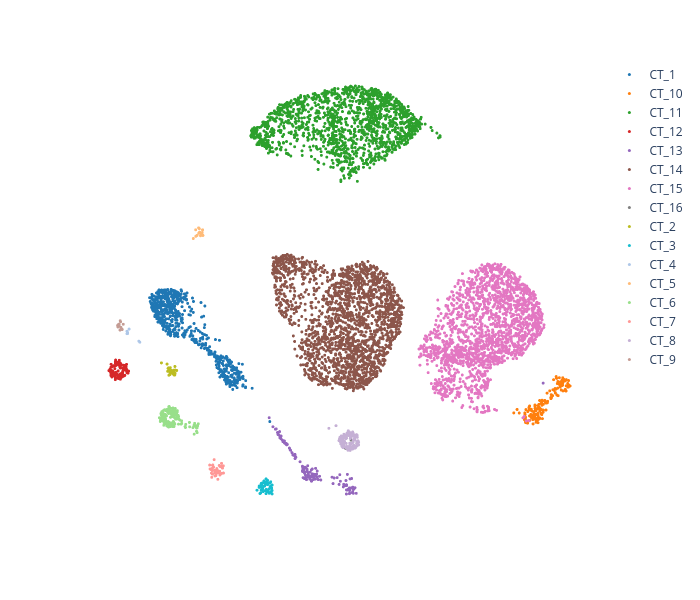

The code cell stored with this chart in its notebook:
### Code cell
actionet.plot_umap_interactive(adata, color = "CellLabel", plot_3d=False, size = 3, color_type="categorical", fig_size=(700, 600), legend=True)

### Figure 1 — Plotly figure (JSON) as saved in the notebook; plotly's stock layout.template omitted (floating-point values rounded to 4 significant figures; data arrays with more than 128 entries replaced by an {"elided": "..."} marker saying what was removed)
{"data": [{"customdata": {"elided": "636x1 str values"}, "hovertemplate": "%{customdata[0]}<extra></extra>", "legendgroup": "CT_1", "marker": {"color": "#1f77b4", "opacity": 1, "size": 3, "symbol": "circle"}, "mode": "markers", "name": "CT_1", "showlegend": true, "type": "scattergl", "x": {"elided": "636 float values"}, "xaxis": "x", "y": {"elided": "636 float values"}, "yaxis": "y"}, {"customdata": {"elided": "153x1 str values"}, "hovertemplate": "%{customdata[0]}<extra></extra>", "legendgroup": "CT_10", "marker": {"color": "#ff7f0e", "opacity": 1, "size": 3, "symbol": "circle"}, "mode": "markers", "name": "CT_10", "showlegend": true, "type": "scattergl", "x": {"elided": "153 float values"}, "xaxis": "x", "y": {"elided": "153 float values"}, "yaxis": "y"}, {"customdata": {"elided": "1523x1 str values"}, "hovertemplate": "%{customdata[0]}<extra></extra>", "legendgroup": "CT_11", "marker": {"color": "#2ca02c", "opacity": 1, "size": 3, "symbol": "circle"}, "mode": "markers", "name": "CT_11", "showlegend": true, "type": "scattergl", "x": {"elided": "1523 float values"}, "xaxis": "x", "y": {"elided": "1523 float values"}, "yaxis": "y"}, {"customdata": [["CT_12"], ["CT_12"], ["CT_12"], ["CT_12"], ["CT_12"], ["CT_12"], ["CT_12"], ["CT_12"], ["CT_12"], ["CT_12"], ["CT_12"], ["CT_12"], ["CT_12"], ["CT_12"], ["CT_12"], ["CT_12"], ["CT_12"], ["CT_12"], ["CT_12"], ["CT_12"], ["CT_12"], ["CT_12"], ["CT_12"], ["CT_12"], ["CT_12"], ["CT_12"], ["CT_12"], ["CT_12"], ["CT_12"], ["CT_12"], ["CT_12"], ["CT_12"], ["CT_12"], ["CT_12"], ["CT_12"], ["CT_12"], ["CT_12"], ["CT_12"], ["CT_12"], ["CT_12"], ["CT_12"], ["CT_12"], ["CT_12"], ["CT_12"], ["CT_12"], ["CT_12"], ["CT_12"], ["CT_12"], ["CT_12"], ["CT_12"], ["CT_12"], ["CT_12"], ["CT_12"], ["CT_12"], ["CT_12"], ["CT_12"], ["CT_12"], ["CT_12"], ["CT_12"], ["CT_12"], ["CT_12"], ["CT_12"], ["CT_12"], ["CT_12"], ["CT_12"], ["CT_12"], ["CT_12"], ["CT_12"], ["CT_12"], ["CT_12"], ["CT_12"], ["CT_12"], ["CT_12"], ["CT_12"], ["CT_12"], ["CT_12"], ["CT_12"], ["CT_12"], ["CT_12"], ["CT_12"], ["CT_12"], ["CT_12"], ["CT_12"], ["CT_12"], ["CT_12"], ["CT_12"], ["CT_12"], ["CT_12"], ["CT_12"], ["CT_12"], ["CT_12"], ["CT_12"], ["CT_12"], ["CT_12"], ["CT_12"], ["CT_12"], ["CT_12"], ["CT_12"], ["CT_12"], ["CT_12"], ["CT_12"], ["CT_12"], ["CT_12"], ["CT_12"], ["CT_12"], ["CT_12"], ["CT_12"]], "hovertemplate": "%{customdata[0]}<extra></extra>", "legendgroup": "CT_12", "marker": {"color": "#d62728", "opacity": 1, "size": 3, "symbol": "circle"}, "mode": "markers", "name": "CT_12", "showlegend": true, "type": "scattergl", "x": [-10.54, -10.57, -10.74, -11.19, -11.02, -11.2, -10.85, -10.77, -11.1, -10.87, -10.98, -10.45, -10.65, -10.62, -11.11, -11.24, -10.72, -11.24, -10.75, -10.58, -11.3, -10.77, -10.49, -10.77, -11.07, -10.65, -10.87, -11.28, -11.23, -10.44, -10.81, -11.2, -10.53, -11.11, -11.0, -10.35, -10.45, -11.23, -11.03, -11.01, -10.6, -10.99, -10.48, -10.76, -10.43, -10.53, -10.38, -10.88, -11.0, -11.05, -10.63, -10.98, -11.26, -11.18, -10.87, -10.42, -11.21, -10.79, -10.76, -10.49, -10.59, -10.88, -10.78, -10.61, -10.66, -11.02, -11.14, -10.92, -10.38, -10.81, -11.04, -10.73, -10.79, -10.9, -11.06, -10.86, -11.19, -10.76, -11.0, -11.34, -10.55, -10.77, -11.23, -10.76, -10.83, -10.84, -11.04, -11.01, -10.82, -10.64, -10.61, -11.02, -11.09, -10.51, -10.92, -11.14, -10.5, -11.0, -10.89, -10.72, -10.89, -11.29, -11.28, -11.0, -10.62, -10.76, -10.65], "xaxis": "x", "y": [-2.828, -2.496, -2.743, -2.911, -3.051, -2.589, -2.936, -2.906, -2.677, -2.988, -2.164, -2.522, -2.642, -2.851, -2.343, -2.419, -2.275, -2.84, -2.35, -2.444, -2.608, -2.814, -2.574, -2.35, -2.839, -2.894, -2.608, -2.509, -2.75, -2.627, -2.292, -2.404, -2.405, -2.367, -2.694, -2.615, -2.274, -2.615, -2.337, -2.341, -2.314, -2.11, -2.402, -2.207, -2.698, -2.333, -2.622, -2.248, -2.227, -2.874, -2.459, -2.669, -2.651, -2.71, -2.814, -2.655, -2.71, -2.244, -2.841, -2.428, -2.332, -2.16, -2.415, -2.538, -2.693, -2.822, -2.828, -2.782, -2.72, -2.181, -2.78, -2.84, -2.21, -2.232, -2.738, -2.303, -2.687, -3.028, -2.053, -2.589, -2.843, -2.964, -2.268, -2.754, -2.836, -2.942, -2.489, -3.003, -2.063, -2.698, -2.875, -2.146, -2.339, -2.478, -2.184, -2.616, -2.576, -2.956, -2.867, -2.946, -2.198, -2.569, -2.631, -2.336, -2.575, -2.461, -2.733], "yaxis": "y"}, {"customdata": {"elided": "130x1 str values"}, "hovertemplate": "%{customdata[0]}<extra></extra>", "legendgroup": "CT_13", "marker": {"color": "#9467bd", "opacity": 1, "size": 3, "symbol": "circle"}, "mode": "markers", "name": "CT_13", "showlegend": true, "type": "scattergl", "x": {"elided": "130 float values"}, "xaxis": "x", "y": {"elided": "130 float values"}, "yaxis": "y"}, {"customdata": {"elided": "2019x1 str values"}, "hovertemplate": "%{customdata[0]}<extra></extra>", "legendgroup": "CT_14", "marker": {"color": "#8c564b", "opacity": 1, "size": 3, "symbol": "circle"}, "mode": "markers", "name": "CT_14", "showlegend": true, "type": "scattergl", "x": {"elided": "2019 float values"}, "xaxis": "x", "y": {"elided": "2019 float values"}, "yaxis": "y"}, {"customdata": {"elided": "1801x1 str values"}, "hovertemplate": "%{customdata[0]}<extra></extra>", "legendgroup": "CT_15", "marker": {"color": "#e377c2", "opacity": 1, "size": 3, "symbol": "circle"}, "mode": "markers", "name": "CT_15", "showlegend": true, "type": "scattergl", "x": {"elided": "1801 float values"}, "xaxis": "x", "y": {"elided": "1801 float values"}, "yaxis": "y"}, {"customdata": [["CT_16"], ["CT_16"], ["CT_16"], ["CT_16"]], "hovertemplate": "%{customdata[0]}<extra></extra>", "legendgroup": "CT_16", "marker": {"color": "#7f7f7f", "opacity": 1, "size": 3, "symbol": "circle"}, "mode": "markers", "name": "CT_16", "showlegend": true, "type": "scattergl", "x": [1.161, 0.5993, 0.4348, 0.8779], "xaxis": "x", "y": [-6.291, -6.552, -6.459, -6.124], "yaxis": "y"}, {"customdata": [["CT_2"], ["CT_2"], ["CT_2"], ["CT_2"], ["CT_2"], ["CT_2"], ["CT_2"], ["CT_2"], ["CT_2"], ["CT_2"], ["CT_2"], ["CT_2"], ["CT_2"], ["CT_2"], ["CT_2"], ["CT_2"], ["CT_2"], ["CT_2"], ["CT_2"], ["CT_2"], ["CT_2"], ["CT_2"], ["CT_2"], ["CT_2"], ["CT_2"]], "hovertemplate": "%{customdata[0]}<extra></extra>", "legendgroup": "CT_2", "marker": {"color": "#bcbd22", "opacity": 1, "size": 3, "symbol": "circle"}, "mode": "markers", "name": "CT_2", "showlegend": true, "type": "scattergl", "x": [-8.298, -8.323, -8.161, -8.242, -8.263, -8.314, -8.406, -7.918, -8.354, -8.294, -8.04, -8.062, -8.242, -8.016, -8.01, -8.042, -8.0, -8.186, -8.043, -8.377, -8.691, -8.095, -8.131, -7.988, -8.263], "xaxis": "x", "y": [-2.559, -2.444, -2.686, -2.757, -2.793, -2.826, -2.258, -2.58, -2.479, -2.62, -2.69, -2.567, -2.441, -2.812, -2.379, -2.818, -2.727, -2.582, -2.719, -2.625, -2.195, -2.768, -2.626, -2.562, -2.689], "yaxis": "y"}, {"customdata": [["CT_3"], ["CT_3"], ["CT_3"], ["CT_3"], ["CT_3"], ["CT_3"], ["CT_3"], ["CT_3"], ["CT_3"], ["CT_3"], ["CT_3"], ["CT_3"], ["CT_3"], ["CT_3"], ["CT_3"], ["CT_3"], ["CT_3"], ["CT_3"], ["CT_3"], ["CT_3"], ["CT_3"], ["CT_3"], ["CT_3"], ["CT_3"], ["CT_3"], ["CT_3"], ["CT_3"], ["CT_3"], ["CT_3"], ["CT_3"], ["CT_3"], ["CT_3"], ["CT_3"], ["CT_3"], ["CT_3"], ["CT_3"], ["CT_3"], ["CT_3"], ["CT_3"], ["CT_3"], ["CT_3"], ["CT_3"], ["CT_3"], ["CT_3"], ["CT_3"], ["CT_3"], ["CT_3"], ["CT_3"], ["CT_3"], ["CT_3"]], "hovertemplate": "%{customdata[0]}<extra></extra>", "legendgroup": "CT_3", "marker": {"color": "#17becf", "opacity": 1, "size": 3, "symbol": "circle"}, "mode": "markers", "name": "CT_3", "showlegend": true, "type": "scattergl", "x": [-3.624, -3.339, -3.412, -3.253, -3.324, -3.104, -3.166, -3.429, -3.626, -3.583, -3.684, -3.454, -3.651, -3.484, -3.253, -3.607, -3.654, -3.52, -3.379, -3.659, -3.87, -3.627, -3.203, -3.759, -3.329, -3.492, -3.286, -3.66, -3.411, -3.263, -3.498, -3.595, -3.212, -3.109, -3.76, -3.556, -3.348, -3.628, -3.111, -3.719, -3.407, -3.409, -3.393, -3.178, -3.401, -3.723, -3.131, -3.219, -3.454, -3.422], "xaxis": "x", "y": [-8.335, -8.176, -8.853, -8.806, -8.747, -8.418, -8.763, -8.342, -8.45, -8.586, -8.817, -8.702, -8.333, -8.307, -8.835, -8.315, -8.333, -8.209, -8.734, -8.348, -8.68, -8.362, -8.487, -8.471, -8.393, -8.479, -8.312, -8.67, -8.101, -8.632, -8.462, -8.626, -8.548, -8.867, -8.535, -8.751, -8.751, -8.565, -8.694, -8.847, -8.646, -8.694, -8.281, -8.25, -8.636, -8.462, -8.572, -8.326, -8.404, -8.265], "yaxis": "y"}, {"customdata": [["CT_4"], ["CT_4"], ["CT_4"], ["CT_4"], ["CT_4"], ["CT_4"], ["CT_4"]], "hovertemplate": "%{customdata[0]}<extra></extra>", "legendgroup": "CT_4", "marker": {"color": "#aec7e8", "opacity": 1, "size": 3, "symbol": "circle"}, "mode": "markers", "name": "CT_4", "showlegend": true, "type": "scattergl", "x": [-10.43, -10.32, -9.83, -10.4, -10.4, -10.43, -9.78], "xaxis": "x", "y": [-0.7112, -0.4764, -1.09, -0.7035, -0.6497, -0.5869, -1.144], "yaxis": "y"}, {"customdata": [["CT_5"], ["CT_5"], ["CT_5"], ["CT_5"], ["CT_5"], ["CT_5"], ["CT_5"], ["CT_5"], ["CT_5"], ["CT_5"], ["CT_5"], ["CT_5"], ["CT_5"], ["CT_5"], ["CT_5"], ["CT_5"], ["CT_5"], ["CT_5"]], "hovertemplate": "%{customdata[0]}<extra></extra>", "legendgroup": "CT_5", "marker": {"color": "#ffbb78", "opacity": 1, "size": 3, "symbol": "circle"}, "mode": "markers", "name": "CT_5", "showlegend": true, "type": "scattergl", "x": [-6.598, -6.766, -6.758, -6.633, -7.084, -6.678, -6.718, -6.809, -6.615, -6.958, -6.614, -6.815, -6.766, -6.777, -6.897, -6.611, -6.761, -6.962], "xaxis": "x", "y": [4.292, 4.437, 4.449, 4.44, 4.135, 4.332, 4.275, 4.404, 4.574, 4.249, 4.581, 4.678, 4.459, 4.636, 4.292, 4.309, 4.452, 4.581], "yaxis": "y"}, {"customdata": {"elided": "146x1 str values"}, "hovertemplate": "%{customdata[0]}<extra></extra>", "legendgroup": "CT_6", "marker": {"color": "#98df8a", "opacity": 1, "size": 3, "symbol": "circle"}, "mode": "markers", "name": "CT_6", "showlegend": true, "type": "scattergl", "x": {"elided": "146 float values"}, "xaxis": "x", "y": {"elided": "146 float values"}, "yaxis": "y"}, {"customdata": [["CT_7"], ["CT_7"], ["CT_7"], ["CT_7"], ["CT_7"], ["CT_7"], ["CT_7"], ["CT_7"], ["CT_7"], ["CT_7"], ["CT_7"], ["CT_7"], ["CT_7"], ["CT_7"], ["CT_7"], ["CT_7"], ["CT_7"], ["CT_7"], ["CT_7"], ["CT_7"], ["CT_7"], ["CT_7"], ["CT_7"], ["CT_7"], ["CT_7"], ["CT_7"], ["CT_7"], ["CT_7"], ["CT_7"], ["CT_7"], ["CT_7"], ["CT_7"], ["CT_7"], ["CT_7"], ["CT_7"], ["CT_7"], ["CT_7"], ["CT_7"], ["CT_7"], ["CT_7"], ["CT_7"]], "hovertemplate": "%{customdata[0]}<extra></extra>", "legendgroup": "CT_7", "marker": {"color": "#ff9896", "opacity": 1, "size": 3, "symbol": "circle"}, "mode": "markers", "name": "CT_7", "showlegend": true, "type": "scattergl", "x": [-5.776, -5.638, -6.076, -5.649, -5.611, -5.752, -6.117, -6.124, -5.896, -6.101, -6.057, -6.153, -5.74, -5.944, -6.258, -5.835, -6.121, -5.562, -5.84, -5.925, -5.96, -5.912, -5.992, -6.199, -6.235, -5.746, -6.113, -5.568, -6.004, -5.657, -5.739, -6.031, -5.896, -5.679, -5.845, -5.987, -6.167, -5.731, -6.141, -5.922, -5.977], "xaxis": "x", "y": [-7.421, -7.462, -7.492, -7.822, -7.554, -7.714, -7.861, -7.604, -7.815, -7.396, -7.51, -8.023, -7.862, -7.936, -7.401, -7.777, -7.672, -7.807, -7.684, -7.703, -7.667, -7.761, -7.671, -7.622, -7.599, -7.863, -7.409, -7.439, -7.772, -7.312, -7.902, -7.124, -7.579, -7.489, -8.124, -7.952, -7.807, -7.471, -7.576, -7.749, -7.798], "yaxis": "y"}, {"customdata": [["CT_8"], ["CT_8"], ["CT_8"], ["CT_8"], ["CT_8"], ["CT_8"], ["CT_8"], ["CT_8"], ["CT_8"], ["CT_8"], ["CT_8"], ["CT_8"], ["CT_8"], ["CT_8"], ["CT_8"], ["CT_8"], ["CT_8"], ["CT_8"], ["CT_8"], ["CT_8"], ["CT_8"], ["CT_8"], ["CT_8"], ["CT_8"], ["CT_8"], ["CT_8"], ["CT_8"], ["CT_8"], ["CT_8"], ["CT_8"], ["CT_8"], ["CT_8"], ["CT_8"], ["CT_8"], ["CT_8"], ["CT_8"], ["CT_8"], ["CT_8"], ["CT_8"], ["CT_8"], ["CT_8"], ["CT_8"], ["CT_8"], ["CT_8"], ["CT_8"], ["CT_8"], ["CT_8"], ["CT_8"], ["CT_8"], ["CT_8"], ["CT_8"], ["CT_8"], ["CT_8"], ["CT_8"], ["CT_8"], ["CT_8"], ["CT_8"], ["CT_8"], ["CT_8"], ["CT_8"], ["CT_8"], ["CT_8"], ["CT_8"], ["CT_8"], ["CT_8"], ["CT_8"], ["CT_8"], ["CT_8"], ["CT_8"], ["CT_8"], ["CT_8"], ["CT_8"], ["CT_8"], ["CT_8"], ["CT_8"], ["CT_8"], ["CT_8"], ["CT_8"], ["CT_8"], ["CT_8"], ["CT_8"], ["CT_8"], ["CT_8"], ["CT_8"], ["CT_8"], ["CT_8"], ["CT_8"], ["CT_8"], ["CT_8"], ["CT_8"], ["CT_8"], ["CT_8"], ["CT_8"], ["CT_8"], ["CT_8"], ["CT_8"], ["CT_8"], ["CT_8"], ["CT_8"], ["CT_8"], ["CT_8"], ["CT_8"], ["CT_8"], ["CT_8"], ["CT_8"], ["CT_8"], ["CT_8"], ["CT_8"], ["CT_8"], ["CT_8"], ["CT_8"], ["CT_8"], ["CT_8"], ["CT_8"], ["CT_8"], ["CT_8"]], "hovertemplate": "%{customdata[0]}<extra></extra>", "legendgroup": "CT_8", "marker": {"color": "#c5b0d5", "opacity": 1, "size": 3, "symbol": "circle"}, "mode": "markers", "name": "CT_8", "showlegend": true, "type": "scattergl", "x": [0.9561, 0.8272, 0.4343, 0.3477, 0.809, 1.051, 0.6004, 0.8853, 0.7754, 0.3543, 0.3822, 0.7561, 0.9758, 1.039, 1.225, 0.849, 1.163, 0.4295, 1.088, 1.067, 0.8551, 1.13, 1.098, -0.245, 0.7379, 0.9546, 0.8355, 1.185, 1.168, 0.9846, 0.3091, 0.8508, 0.5373, 0.6527, 0.27, 0.7661, 0.4841, 0.9493, 0.6104, 0.3203, 0.9502, 0.5429, 0.9444, 0.9559, 0.4895, 0.5115, 0.8371, 1.215, 0.4745, 0.475, 1.061, 0.6659, 0.8483, 0.6791, 0.6283, 0.9758, 0.7952, 1.19, 0.4151, 0.4043, 0.973, 1.171, 0.5229, 0.4442, 0.8332, 0.4529, 0.8213, 0.4708, 1.023, 0.6635, 0.7184, 0.7327, 0.8778, 0.4216, 0.6287, 0.5585, 0.2712, 0.5333, 0.427, 1.014, 0.4679, 1.005, 1.147, 0.6095, 0.9338, 0.6651, 0.9843, 0.3891, 0.4611, 0.6759, 0.8441, 0.9726, 1.177, 1.253, 0.5357, 0.953, 0.87, 0.4502, 0.6475, 1.06, 0.4934, 0.8396, 0.9673, 0.9905, 0.6306, 0.3781, 1.003, 0.1157, 0.5138, 0.7545, 0.7928, 1.011, 0.8169, 1.108, 0.2949, 1.26], "xaxis": "x", "y": [-6.444, -6.652, -6.042, -6.238, -6.283, -6.436, -6.467, -6.544, -5.705, -6.323, -6.176, -6.54, -6.543, -5.931, -6.161, -6.287, -6.294, -6.242, -5.988, -6.128, -5.992, -6.423, -6.522, -5.528, -5.807, -5.736, -6.56, -5.893, -6.429, -6.462, -5.993, -6.564, -6.443, -6.473, -6.151, -6.609, -6.161, -6.585, -5.96, -6.193, -6.505, -6.196, -6.471, -5.819, -6.209, -6.271, -5.814, -6.166, -5.924, -6.293, -6.037, -5.897, -5.998, -5.808, -6.541, -5.935, -6.429, -5.987, -6.446, -6.003, -6.249, -5.869, -5.883, -6.431, -6.045, -6.192, -6.373, -6.025, -5.873, -5.795, -6.646, -5.653, -6.318, -6.339, -5.891, -5.975, -6.155, -6.167, -6.018, -5.857, -6.507, -6.13, -5.85, -6.056, -5.882, -6.453, -6.13, -6.212, -6.191, -5.766, -5.794, -5.768, -6.214, -6.374, -5.986, -5.712, -5.947, -6.054, -6.024, -6.543, -6.364, -6.502, -5.876, -6.451, -6.298, -5.918, -6.093, -5.394, -5.828, -5.891, -5.726, -6.39, -5.76, -5.955, -6.065, -6.239], "yaxis": "y"}, {"customdata": [["CT_9"], ["CT_9"], ["CT_9"], ["CT_9"], ["CT_9"], ["CT_9"], ["CT_9"], ["CT_9"], ["CT_9"], ["CT_9"], ["CT_9"], ["CT_9"], ["CT_9"], ["CT_9"]], "hovertemplate": "%{customdata[0]}<extra></extra>", "legendgroup": "CT_9", "marker": {"color": "#c49c94", "opacity": 1, "size": 3, "symbol": "circle"}, "mode": "markers", "name": "CT_9", "showlegend": true, "type": "scattergl", "x": [-10.78, -10.87, -10.82, -10.62, -10.67, -10.75, -10.85, -10.77, -10.82, -10.73, -10.9, -10.9, -10.89, -10.88], "xaxis": "x", "y": [-0.5258, -0.2792, -0.2811, -0.2297, -0.4927, -0.1055, -0.2279, -0.05098, -0.2467, -0.3879, -0.289, -0.305, -0.2741, -0.3679], "yaxis": "y"}], "layout": {"coloraxis": {"colorbar": {"title": {"text": ""}}}, "height": 600, "legend": {"title": {"text": ""}, "tracegroupgap": 0}, "margin": {"t": 60}, "paper_bgcolor": "white", "plot_bgcolor": "white", "showlegend": true, "width": 700, "xaxis": {"anchor": "y", "domain": [0, 1], "showgrid": false, "showticklabels": false, "title": {"text": ""}, "zeroline": false}, "yaxis": {"anchor": "x", "domain": [0, 1], "showgrid": false, "showticklabels": false, "title": {"text": ""}, "zeroline": false}}}
